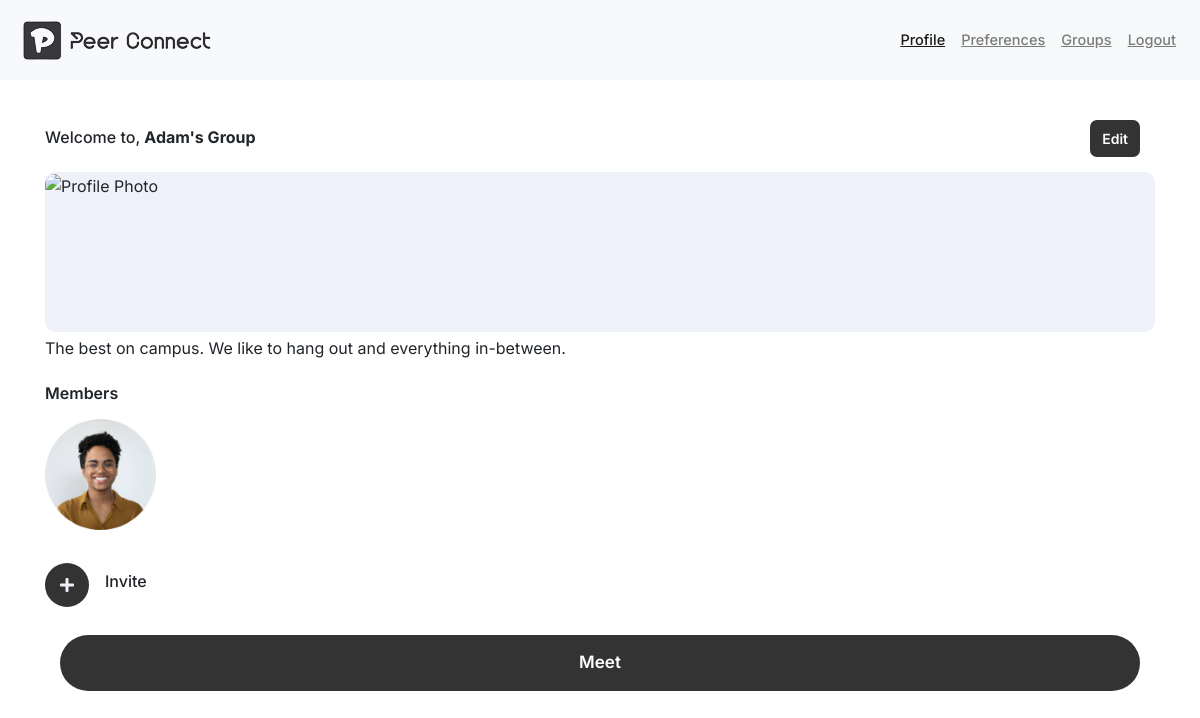
The page /1/group on the database as committed earlier.
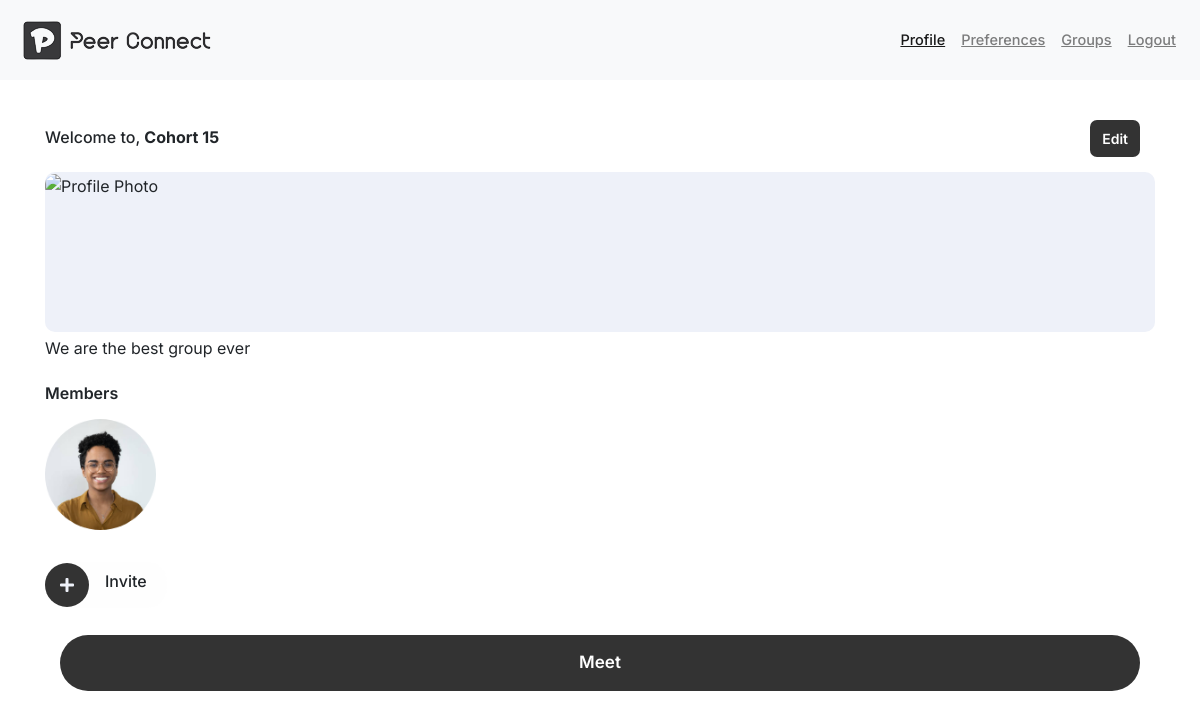
The same page on the database as committed later.
### app/models.py (models this page shows, shortened)
class Group(db.Model):
    __tablename__ = 'groups'
    id = Column(Integer, primary_key=True)
    name = Column(String(128), nullable=False, unique=True)
    description = Column(Text, nullable=True)
    image_path = Column(String(256), nullable=True)  # Path to the image file
    created_at = Column(DateTime, default=datetime.utcnow, nullable=False)
    updated_at = Column(DateTime, default=datetime.utcnow, nullable=False, onupdate=datetime.utcnow)
    members = relationship('GroupMember', back_populates='group', cascade="all, delete-orphan")
    invite_tokens = relationship('InviteToken', back_populates='group', cascade="all, delete-orphan")

class GroupMember(db.Model):
    __tablename__ = 'group_members'
    id = Column(Integer, primary_key=True)
    group_id = Column(Integer, ForeignKey('groups.id'), nullable=False)
    user_id = Column(Integer, ForeignKey('users.id'), nullable=False)
    joined_at = Column(DateTime, default=datetime.utcnow, nullable=False)
    user = relationship('User', back_populates='group_memberships')
    group = relationship('Group', back_populates='members')
    __table_args__ = (UniqueConstraint('group_id', 'user_id', name='_group_user_uc'),)

### app/routes.py (the view)
@app.route('/<group_id>/group')
def group_profile(group_id):
    try:
        group = group_controller.GroupController.get_group_details(group_id)
        return render_template('group-profile.html', group=group, group_id=group_id)
    except NotFound as e:
        flash('Group not found.', 'error')
        return redirect(url_for('main.create_group', group_id=group_id))

### app/controllers/group_controller.py (called while the page is built)
    @staticmethod
    def get_group_details(group_id):
        group = Group.query.get(group_id)
        if group is None:
            raise NotFound("Group not found.")
        return group

### app/templates/group-profile.html (shortened to what this page needs)
{% include "base.html" %}
    <div class="container justify-content-center grp-profile">
        <div class="d-flex justify-content-between align-items-center head">
            <h6 class="mt-4 pt-2">Welcome to, <strong>{{ group.name }}</strong></h6>
            <a href="#" class="btn">Edit</a>
        </div>
        <div class="row">
            <div class="img-frame mb-1">
                <img src="{{ group.banner_image }}" alt="Profile Photo" class="img-fluid ">
            </div>
            <p class="desc">
                {{ group.description }}
            </p>
        </div>
        <div class="row members">
            <h6 class="my-2">Members</h6>
            <div class="col-12 px-0 mb-4">
                {% for member in group.members %}
                    <div class="d-flex justify-content-between align-items-center my-2">
                        <img src="{{ url_for('static', filename='images/profile.png') }}" width="10%" alt="">
                    </div>
                {% endfor %}
            </div>
        </div>
        <div class="row actions">
            <div class="invite-btn d-flex align-items-center"  data-toggle="modal" data-target=".bd-example-modal-sm">
                <div class="wrapper d-flex align-items-center justify-content-center">
                    <i class="fas fa-plus"></i>
                </div>
                <div class="item-text ml-3">
                    <h6>Invite</h6>
                </div>
            </div><hr><hr>
            <a href="{{ url_for('main.meetup', group_id=group.id) }}" class="btn btn-dark">
                Meet
            </a>
        </div>
    </div>
  </body>
</html>

### app/templates/base.html (shortened to what this page needs)
<!doctype html>
<html lang="en">
  <head>
    <link rel="stylesheet" href="https://cdn.jsdelivr.net/npm/bootstrap@4.6.2/dist/css/bootstrap.min.css">
    <link rel="stylesheet" href="{{ url_for('static', filename='css/style.css') }}">
    <link rel="stylesheet" href="https://cdnjs.cloudflare.com/ajax/libs/font-awesome/5.15.3/css/all.min.css">
  </head>
  <body>
    <nav class="navbar navbar-expand-lg navbar-light bg-light">
        <a class="navbar-brand" href="/">
            <img src="{{ url_for('static', filename='images/logo.png') }}" alt="Logo">
        </a>
        <div class="collapse navbar-collapse" id="navbarNav">
            <ul class="navbar-nav ml-auto">
            <li class="nav-item active">
                <a class="nav-link" href="{{ url_for('main.user_profile', username='xD7fG00X') }}">Profile</a>
            </li>
            <li class="nav-item">
                <a class="nav-link" href="{{ url_for('main.preferences',  username='xD7fG00X') }}">Preferences</a>
            </li>
            <li class="nav-item">
              <a class="nav-link" href="{{ url_for('main.create_group',  username='xD7fG00X') }}">Groups</a>
            </li>
            <li class="nav-item">
                <a class="nav-link" href="#">Logout</a>
            </li>
            </ul>
        </div>
    </nav>

### app/static/css/style.css (style rules this page uses)
:root { --primary-color: #333333; --input-color: #eef1f9; --input-opacity: 0.5; --header-size: 30px; --header-weight: 700; --subhead-color: #797979; --subhead-size: 15px; --subhead-weight: 500; --subhead-width: 60%; }
body { font-family: 'Inter', sans-serif; }
.row { padding: auto 0; margin: auto 0; }
.btn { background-color: var(--primary-color); color: #fff; border: none; padding: 15px 20px; font-size: 17px; font-weight: 600; cursor: pointer; width: 100%; margin: 40px 15px; border-radius: 50px; }
a { font-size: 14.5px; font-weight: 500; color: var(--primary-color); text-decoration: underline; }
.grp-profile .head a { text-decoration: none; width: fit-content; padding: 8px 12px; font-size: 14px; margin-bottom: 15px; border-radius: 7px; }
.grp-profile a { text-decoration: none; }
.grp-profile .img-frame { width: 100%; height: 20vh; border-radius: 10px; background-color: var(--input-color); }
.grp-profile .img-frame img { width: 100%; height: 100%; border-radius: 10px; object-fit: cover; }
.grp-profile .members h6 { font-weight: 600; }
.grp-profile .invite-btn { position: fixed; z-index: 999; background-color: rgba(243, 240, 240, .08); padding: 1px 20px 1px 0; border-radius: 20px; cursor: pointer; }
.grp-profile .invite-btn .wrapper { background-color: var(--primary-color); color: var(--input-color); padding: 14px 15px; border-radius: 50px; }

Rows that differ between the two databases and show on the page:
changed Group: name "Adam's Group" → "Cohort 15"; description "The best on campus. We like to hang out and everything in-between." → "We are the best group ever"
